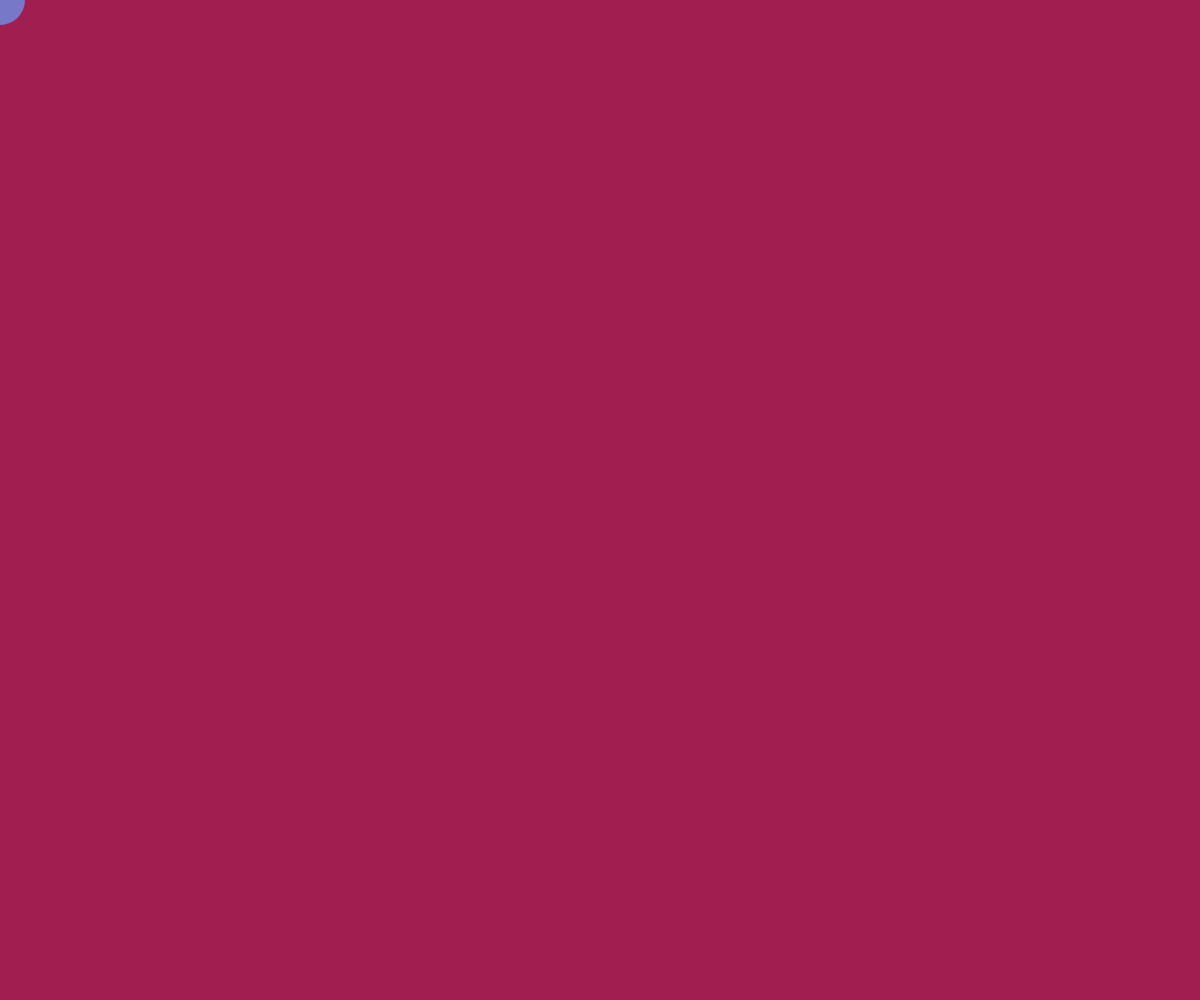
Frame 1 (no input)
Frame 60 (no input): identical to frame 1, image omitted
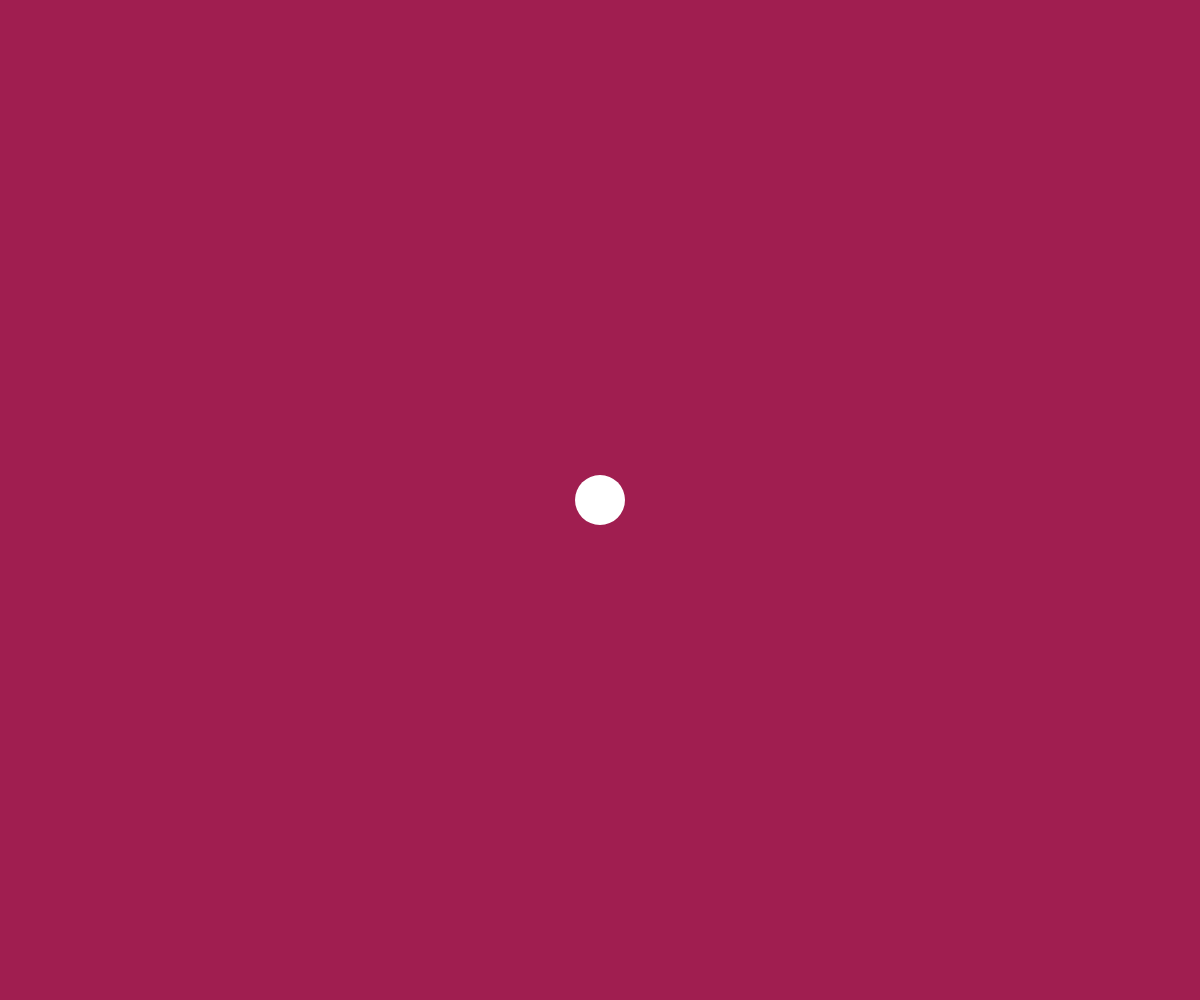
Frame 120 (the mouse pressed at the canvas centre since frame 60)

The p5.js sketch that drew these frames (run headless with seeded random() and noise() and a simulated clock; from frame 60 on, the mouse is pressed at the canvas centre):

// p5.js sketch
// ── sketch.js
function setup() {
  createCanvas(innerWidth, innerHeight);
}

function draw() {
  background(160,30,80);
  noStroke();
  /*
  // change ellipse colour in 3 parts
  if(mouseX<width/3) {
    
    ellipse(mouseX, mouseY, 50); 
  } else if(mouseX>width/2) {
    fill(120,200,20);  
    ellipse(mouseX, mouseY, 50); 
  } else {
    fill(200,120,30);  
    ellipse(mouseX, mouseY, 50); 
  }
  */

  // change ellipse colour in each quadrant
  //top left
  if(mouseX < width/2 && mouseY<height/2) {
    fill(120,120,200);  
  }
  //top right
  else if(mouseX >= width/2 && mouseY < height/2) {
    fill(120,200,20); 
  }
  //bottom left
  else if(mouseX < width/2 && mouseY >= height/2) {
    fill(200,120,30);
  } 
  //bittom right
  else {
    fill(255);
  }


  ellipse(mouseX, mouseY, 50);

}
